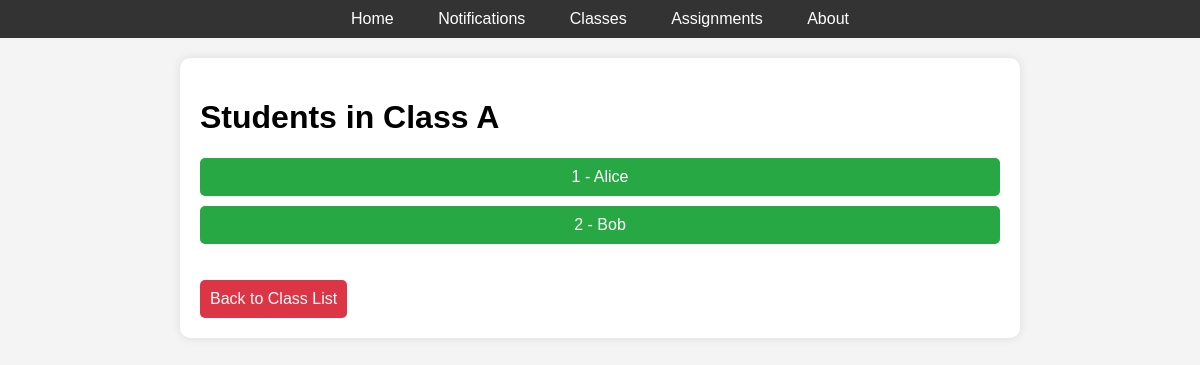
The app's page /students/1/ with its own data.
### students/models.py (models this page shows, shortened)
class Classroom(models.Model):
    name = models.CharField(max_length=50)

class Student(models.Model):
    name = models.CharField(max_length=100)
    roll_no = models.IntegerField()  # No unique=True
    classroom = models.ForeignKey(Classroom, on_delete=models.CASCADE)
    class Meta:
        unique_together = ('roll_no', 'classroom')  # Ensure roll_no is unique within a classroom

### students/views.py (the view)
# urls.py: path('<int:class_id>/', student_list, name='student_list'),  # Student List Page
def student_list(request, class_id):
    classroom = get_object_or_404(Classroom, id=class_id)
    students = Student.objects.filter(classroom=classroom)  # Fetch students from the selected class
    return render(request, 'students/student_list.html', {'students': students, 'classroom': classroom})

### students/templates/students/student_list.html (shortened to what this page needs)
{% extends 'base.html' %}
{% block content %}
    <h1>Students in {{ classroom.name }}</h1>
    <ul class="student-list">
        {% for student in students %}
            <li>
                <a href="{% url 'student_detail' student.id %}" class="student-link">
                    {{ student.roll_no }} - {{ student.name }}
                </a>
            </li>
        {% empty %}
            <p>No students in this class.</p>
        {% endfor %}
    </ul>
    <a href="{% url 'class_list' %}" class="back-button">Back to Class List</a>
{% endblock %}

### static/css/college.css (style rules this page uses)
body { font-family: Arial, sans-serif; background-color: #f4f4f4; margin: 0; padding: 0; }
.student-list { list-style: none; padding: 0; }
.student-list li { margin: 10px 0; }
.student-link { display: block; background: #28a745; color: white; padding: 10px; border-radius: 5px; text-align: center; text-decoration: none; }
.back-button { display: inline-block; margin-top: 20px; background: #dc3545; color: white; padding: 10px; text-decoration: none; border-radius: 5px; }

### records on screen
Classroom: name "Class A"
Student: roll_no "1", name "Alice"
Student: roll_no "2", name "Bob"
